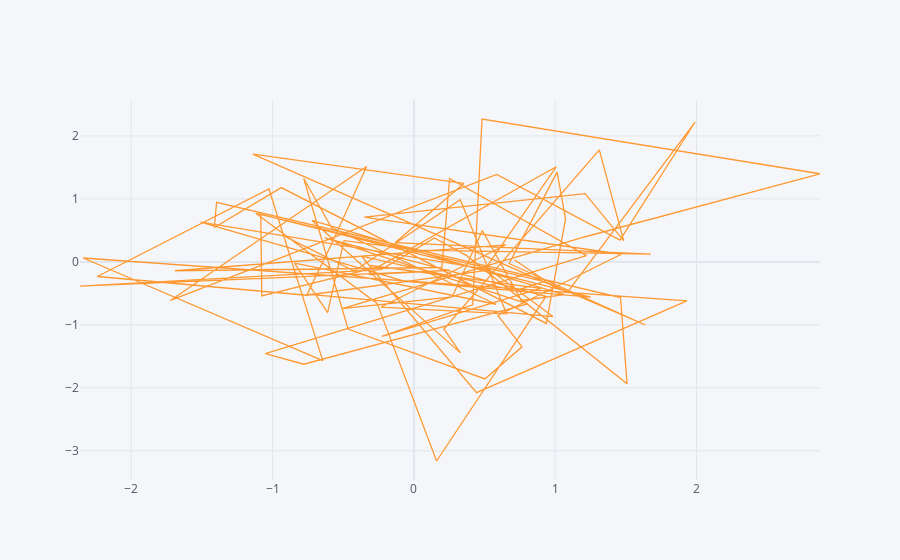

Notebook code for this chart:
### Code cell
df.iplot(kind="scatter",x="A",y="B")
